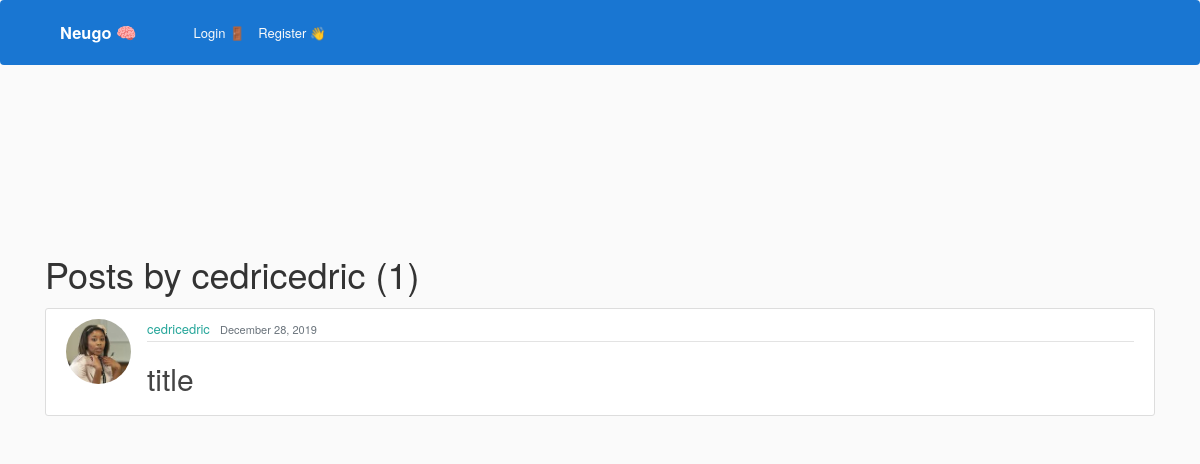
Page /user/cedricedric on the earlier database version.
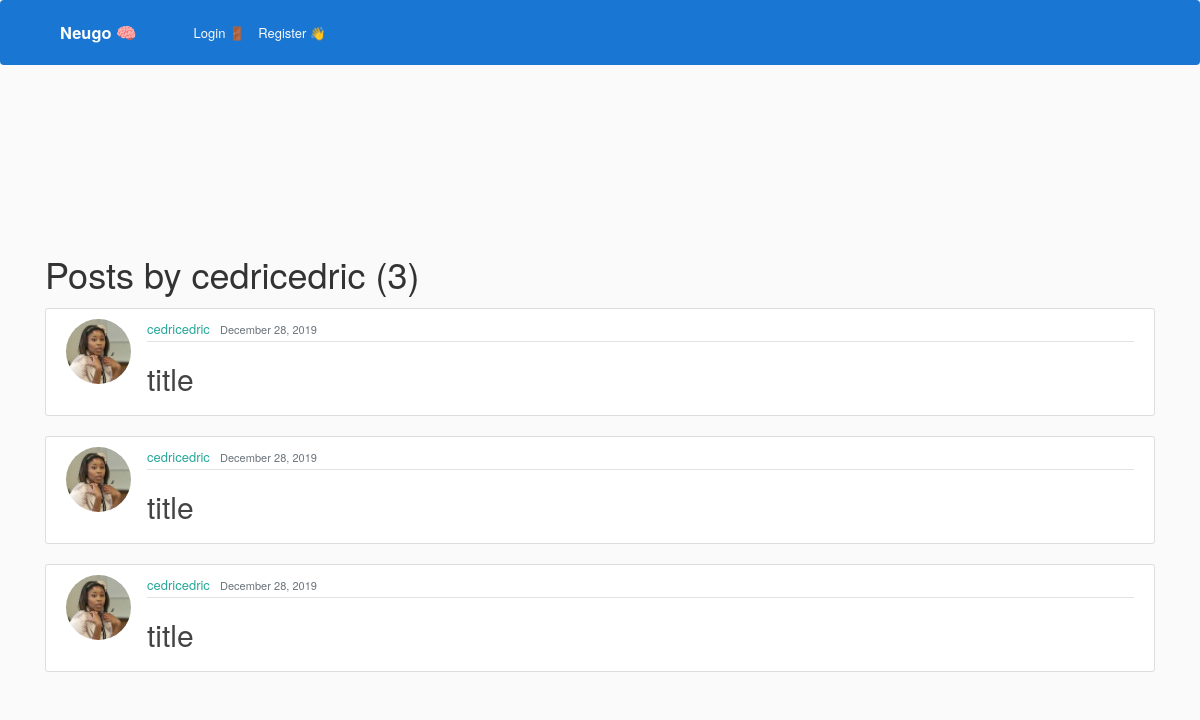
Same page on the later database version.
### blog/models.py (models this page shows, shortened)
class Post(models.Model):
    objects = models.Manager()
    title = "title" #models.CharField(max_length=100)
    time_studied = models.IntegerField(default=20)
    date_posted = models.DateTimeField(default=timezone.now)
    author = models.ForeignKey(User, on_delete=models.CASCADE)

### users/models.py (models this page shows, shortened)
class Profile(models.Model):
    user = models.OneToOneField(User, on_delete=models.CASCADE)
    profile_pictures = [
        "asian_student.jpeg",
        "black_and_white_photo.jpg",
        "college_student.jpeg",
        "girl_looking_sideways.jpg",
        "nerdy_guy.jpg",
        "science_student.jpeg",
        "student_sitting_on_grass.jpg",
    ]
    for i in range(len(profile_pictures)):
        profile_pictures[i] = "potential_pics/" + profile_pictures[i]
    image = models.ImageField(
        default=random.choice(profile_pictures), upload_to="profile_pics"
    )
    wallet_points = models.BigIntegerField(default=0)
    university = models.CharField(default="", max_length=35)
    subject = models.CharField(default="", max_length=35)

### blog/views.py (the view)
# urls.py: path('user/<str:username>', UserPostListView.as_view(), name='user-posts'),
class UserPostListView(ListView):
    model = Post
    template_name = "blog/user_posts.html"  # <app>/<model>_<viewtype>.html
    context_object_name = "posts"
    paginate_by = 5
    def get_queryset(self):
        user = get_object_or_404(User, username=self.kwargs.get("username"))
        return Post.objects.filter(author=user).order_by("-date_posted")

### blog/templates/blog/user_posts.html (shortened to what this page needs)
{% extends "blog/base.html" %}
{% block content %}
    <h1 class="mb-3">Posts by {{ view.kwargs.username }} ({{ page_obj.paginator.count }})</h1>
    {% for post in posts %}
        <article class="media content-section">
          <img class="rounded-circle article-img" src="{{ post.author.profile.image.url }}">
          <div class="media-body">
            <div class="article-metadata">
              <a class="mr-2" href="{% url 'user-posts' post.author.username %}">{{ post.author }}</a>
              <small class="text-muted">{{ post.date_posted|date:"F d, Y" }}</small>
            </div>
            <h2><a class="article-title" href="{% url 'post-detail' post.id %}">{{ post.title }}</a></h2>
          </div>
        </article>
    {% endfor %}
{% endblock content %}

Differences in the rows shown:
added Post: author.profile.image (picture), author "cedricedric", date_posted "December 28, 2019", title "title"
added Post: author.profile.image (picture), author "cedricedric", date_posted "December 28, 2019", title "title"
Other differences:
{{ page_obj.paginator.count }}: "1" → "3"
